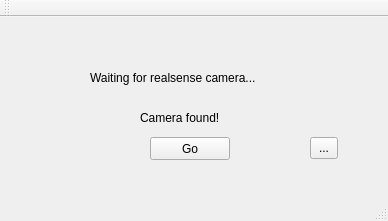
<?xml version="1.0" encoding="UTF-8"?>
<ui version="4.0">
 <class>MainWindow</class>
 <widget class="QMainWindow" name="MainWindow">
  <property name="geometry">
   <rect>
    <x>0</x>
    <y>0</y>
    <width>388</width>
    <height>221</height>
   </rect>
  </property>
  <property name="windowTitle">
   <string>Gripper View    </string>
  </property>
  <widget class="QWidget" name="centralWidget">
   <widget class="QLabel" name="label">
    <property name="geometry">
     <rect>
      <x>90</x>
      <y>50</y>
      <width>191</width>
      <height>21</height>
     </rect>
    </property>
    <property name="sizePolicy">
     <sizepolicy hsizetype="Preferred" vsizetype="Preferred">
      <horstretch>0</horstretch>
      <verstretch>0</verstretch>
     </sizepolicy>
    </property>
    <property name="text">
     <string>Waiting for realsense camera...</string>
    </property>
   </widget>
   <widget class="QLabel" name="label_2">
    <property name="geometry">
     <rect>
      <x>140</x>
      <y>90</y>
      <width>91</width>
      <height>21</height>
     </rect>
    </property>
    <property name="text">
     <string>Camera found!</string>
    </property>
   </widget>
   <widget class="QPushButton" name="pushButton">
    <property name="geometry">
     <rect>
      <x>150</x>
      <y>120</y>
      <width>80</width>
      <height>23</height>
     </rect>
    </property>
    <property name="text">
     <string>Go</string>
    </property>
   </widget>
   <widget class="QToolButton" name="toolButton">
    <property name="geometry">
     <rect>
      <x>310</x>
      <y>120</y>
      <width>28</width>
      <height>22</height>
     </rect>
    </property>
    <property name="text">
     <string>...</string>
    </property>
    <property name="popupMode">
     <enum>QToolButton::InstantPopup</enum>
    </property>
   </widget>
  </widget>
  <widget class="QMenuBar" name="menuBar">
   <property name="geometry">
    <rect>
     <x>0</x>
     <y>0</y>
     <width>388</width>
     <height>20</height>
    </rect>
   </property>
  </widget>
  <widget class="QToolBar" name="mainToolBar">
   <attribute name="toolBarArea">
    <enum>TopToolBarArea</enum>
   </attribute>
   <attribute name="toolBarBreak">
    <bool>false</bool>
   </attribute>
  </widget>
  <widget class="QStatusBar" name="statusBar"/>
 </widget>
 <layoutdefault spacing="6" margin="11"/>
 <resources/>
 <connections/>
</ui>
